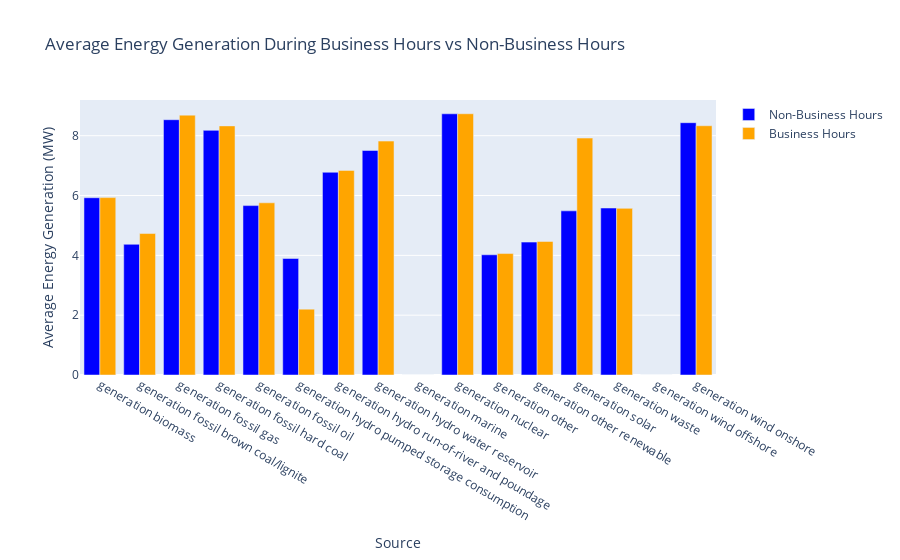

Write notebook code for a chart like this one.
### Markdown cell above
#### **Average generation during business hours vs non-business hours**

### Code cell
# Average generation during business hours vs non-business hours
avg_generation_by_business_hour = new_data.groupby('business_hour')[[col for col in new_data.columns if 'generation' in col]].mean()

fig = go.Figure()


fig.add_trace(go.Bar(                               # Add bar for Non-Business Hours
    x=avg_generation_by_business_hour.columns,
    y=avg_generation_by_business_hour.loc[0],
    name='Non-Business Hours',
    marker_color='blue'
))
fig.add_trace(go.Bar(                               # Add bar for Business Hours
    x=avg_generation_by_business_hour.columns,
    y=avg_generation_by_business_hour.loc[1],
    name='Business Hours',
    marker_color='orange'
))
fig.update_layout(
    title='Average Energy Generation During Business Hours vs Non-Business Hours',
    xaxis_title='Source',
    yaxis_title='Average Energy Generation (MW)',
    barmode='group'                               
)

fig.show()

### Figure 1 — Plotly figure (JSON) as saved in the notebook; plotly's stock layout.template omitted (floating-point values rounded to 4 significant figures)
{"data": [{"marker": {"color": "blue"}, "name": "Non-Business Hours", "type": "bar", "x": ["generation biomass", "generation fossil brown coal/lignite", "generation fossil gas", "generation fossil hard coal", "generation fossil oil", "generation hydro pumped storage consumption", "generation hydro run-of-river and poundage", "generation hydro water reservoir", "generation marine", "generation nuclear", "generation other", "generation other renewable", "generation solar", "generation waste", "generation wind offshore", "generation wind onshore"], "y": [5.926, 4.369, 8.535, 8.179, 5.663, 3.895, 6.778, 7.506, 0, 8.732, 4.019, 4.443, 5.487, 5.582, 0, 8.435]}, {"marker": {"color": "orange"}, "name": "Business Hours", "type": "bar", "x": ["generation biomass", "generation fossil brown coal/lignite", "generation fossil gas", "generation fossil hard coal", "generation fossil oil", "generation hydro pumped storage consumption", "generation hydro run-of-river and poundage", "generation hydro water reservoir", "generation marine", "generation nuclear", "generation other", "generation other renewable", "generation solar", "generation waste", "generation wind offshore", "generation wind onshore"], "y": [5.931, 4.73, 8.688, 8.329, 5.757, 2.202, 6.84, 7.82, 0, 8.734, 4.06, 4.465, 7.921, 5.571, 0, 8.333]}], "layout": {"barmode": "group", "title": {"text": "Average Energy Generation During Business Hours vs Non-Business Hours"}, "xaxis": {"title": {"text": "Source"}}, "yaxis": {"title": {"text": "Average Energy Generation (MW)"}}}}
